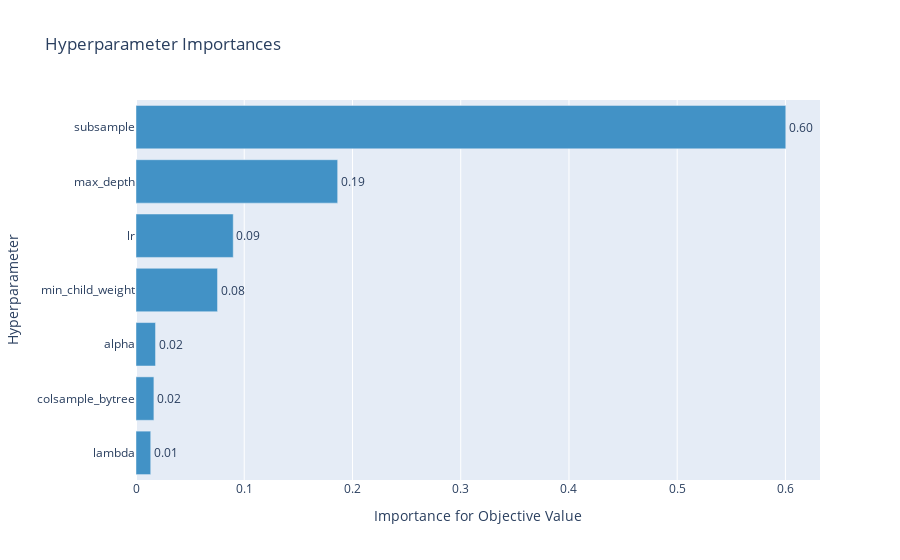

Notebook source saved alongside this figure:
### Code cell
optuna.visualization.plot_param_importances(study)

### Figure 1 — Plotly figure (JSON) as saved in the notebook; plotly's stock layout.template omitted (floating-point values rounded to 4 significant figures)
{"data": [{"cliponaxis": false, "hovertemplate": ["lambda (LogUniformDistribution): 0.0136107896196586<extra></extra>", "colsample_bytree (CategoricalDistribution): 0.01653310684858365<extra></extra>", "alpha (LogUniformDistribution): 0.018037757985728164<extra></extra>", "min_child_weight (IntUniformDistribution): 0.07532503512843151<extra></extra>", "lr (LogUniformDistribution): 0.08983656623394806<extra></extra>", "max_depth (IntUniformDistribution): 0.18631938812513896<extra></extra>", "subsample (CategoricalDistribution): 0.600337356058511<extra></extra>"], "marker": {"color": "rgb(66,146,198)"}, "orientation": "h", "text": ["0.0136107896196586", "0.01653310684858365", "0.018037757985728164", "0.07532503512843151", "0.08983656623394806", "0.18631938812513896", "0.600337356058511"], "textposition": "outside", "texttemplate": "%{text:.2f}", "type": "bar", "x": [0.01361, 0.01653, 0.01804, 0.07533, 0.08984, 0.1863, 0.6003], "y": ["lambda", "colsample_bytree", "alpha", "min_child_weight", "lr", "max_depth", "subsample"]}], "layout": {"showlegend": false, "title": {"text": "Hyperparameter Importances"}, "xaxis": {"title": {"text": "Importance for Objective Value"}}, "yaxis": {"title": {"text": "Hyperparameter"}}}}
